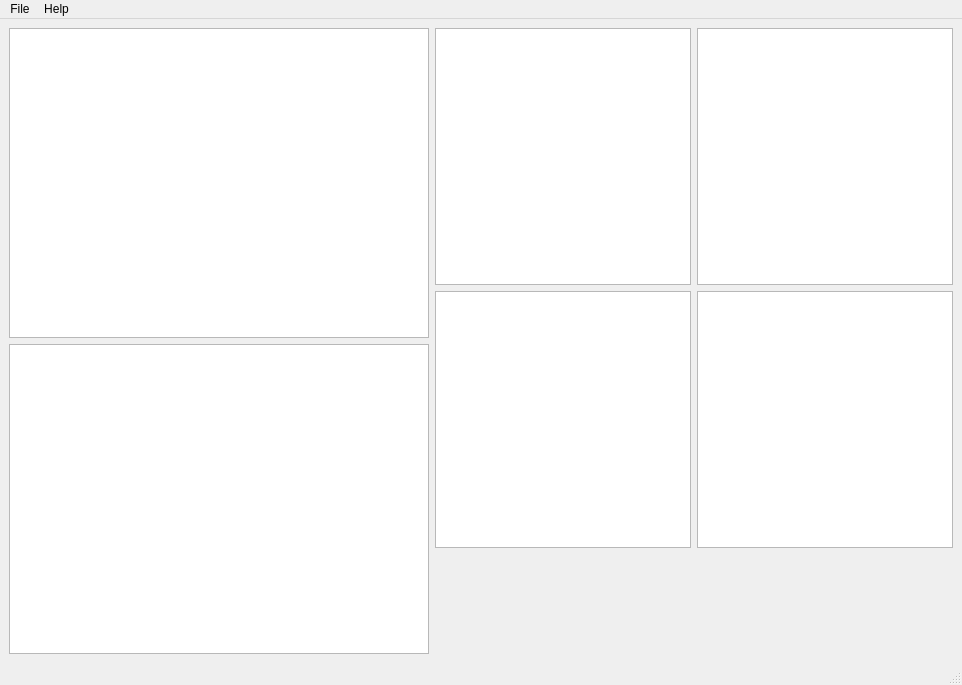
<?xml version="1.0" encoding="UTF-8"?>
<ui version="4.0">
 <class>MainWindow</class>
 <widget class="QMainWindow" name="MainWindow">
  <property name="geometry">
   <rect>
    <x>0</x>
    <y>0</y>
    <width>962</width>
    <height>685</height>
   </rect>
  </property>
  <property name="windowTitle">
   <string>MainWindow</string>
  </property>
  <property name="unifiedTitleAndToolBarOnMac">
   <bool>true</bool>
  </property>
  <widget class="QWidget" name="centralwidget">
   <layout class="QHBoxLayout" name="horizontalLayout_4">
    <item>
     <layout class="QVBoxLayout" name="verticalLayout">
      <item>
       <widget class="CameraPlotWidget" name="cameraPlot">
        <property name="minimumSize">
         <size>
          <width>400</width>
          <height>300</height>
         </size>
        </property>
       </widget>
      </item>
      <item>
       <widget class="QGraphicsView" name="scatterPlot">
        <property name="minimumSize">
         <size>
          <width>400</width>
          <height>300</height>
         </size>
        </property>
       </widget>
      </item>
     </layout>
    </item>
    <item>
     <layout class="QVBoxLayout" name="verticalLayout_2">
      <item>
       <layout class="QHBoxLayout" name="horizontalLayout">
        <item>
         <widget class="QGraphicsView" name="fftXPlot">
          <property name="minimumSize">
           <size>
            <width>250</width>
            <height>200</height>
           </size>
          </property>
         </widget>
        </item>
        <item>
         <widget class="QGraphicsView" name="fftYPlot">
          <property name="minimumSize">
           <size>
            <width>250</width>
            <height>200</height>
           </size>
          </property>
         </widget>
        </item>
       </layout>
      </item>
      <item>
       <layout class="QHBoxLayout" name="horizontalLayout_2">
        <item>
         <widget class="QGraphicsView" name="centroidXPlot">
          <property name="minimumSize">
           <size>
            <width>250</width>
            <height>200</height>
           </size>
          </property>
         </widget>
        </item>
        <item>
         <widget class="QGraphicsView" name="centroidYPlot">
          <property name="minimumSize">
           <size>
            <width>250</width>
            <height>200</height>
           </size>
          </property>
         </widget>
        </item>
       </layout>
      </item>
      <item>
       <layout class="QHBoxLayout" name="horizontalLayout_3">
        <item>
         <widget class="CameraControlWidget" name="cameraControl" native="true">
          <property name="minimumSize">
           <size>
            <width>0</width>
            <height>0</height>
           </size>
          </property>
          <property name="styleSheet">
           <string notr="true"/>
          </property>
         </widget>
        </item>
        <item>
         <widget class="CameraDataWidget" name="cameraData" native="true">
          <property name="minimumSize">
           <size>
            <width>100</width>
            <height>100</height>
           </size>
          </property>
          <property name="styleSheet">
           <string notr="true"/>
          </property>
         </widget>
        </item>
       </layout>
      </item>
     </layout>
    </item>
   </layout>
  </widget>
  <widget class="QMenuBar" name="menubar">
   <property name="geometry">
    <rect>
     <x>0</x>
     <y>0</y>
     <width>962</width>
     <height>22</height>
    </rect>
   </property>
   <widget class="QMenu" name="menuFile">
    <property name="title">
     <string>File</string>
    </property>
    <addaction name="actionExit"/>
   </widget>
   <widget class="QMenu" name="menuHelp">
    <property name="title">
     <string>Help</string>
    </property>
    <addaction name="actionAbout"/>
   </widget>
   <addaction name="menuFile"/>
   <addaction name="menuHelp"/>
  </widget>
  <widget class="QStatusBar" name="statusbar"/>
  <action name="actionExit">
   <property name="text">
    <string>Exit</string>
   </property>
   <property name="toolTip">
    <string>Exit the Program</string>
   </property>
   <property name="shortcut">
    <string>Meta+Q</string>
   </property>
  </action>
  <action name="actionAbout">
   <property name="text">
    <string>About</string>
   </property>
  </action>
 </widget>
 <customwidgets>
  <customwidget>
   <class>CameraControlWidget</class>
   <extends>QWidget</extends>
   <header>spot_motion_monitor.views.camera_control_widget</header>
   <container>1</container>
  </customwidget>
  <customwidget>
   <class>CameraPlotWidget</class>
   <extends>QGraphicsView</extends>
   <header>spot_motion_monitor.views.camera_plot_widget</header>
  </customwidget>
  <customwidget>
   <class>CameraDataWidget</class>
   <extends>QWidget</extends>
   <header>spot_motion_monitor.views.camera_data_widget</header>
   <container>1</container>
  </customwidget>
 </customwidgets>
 <resources/>
 <connections/>
</ui>
